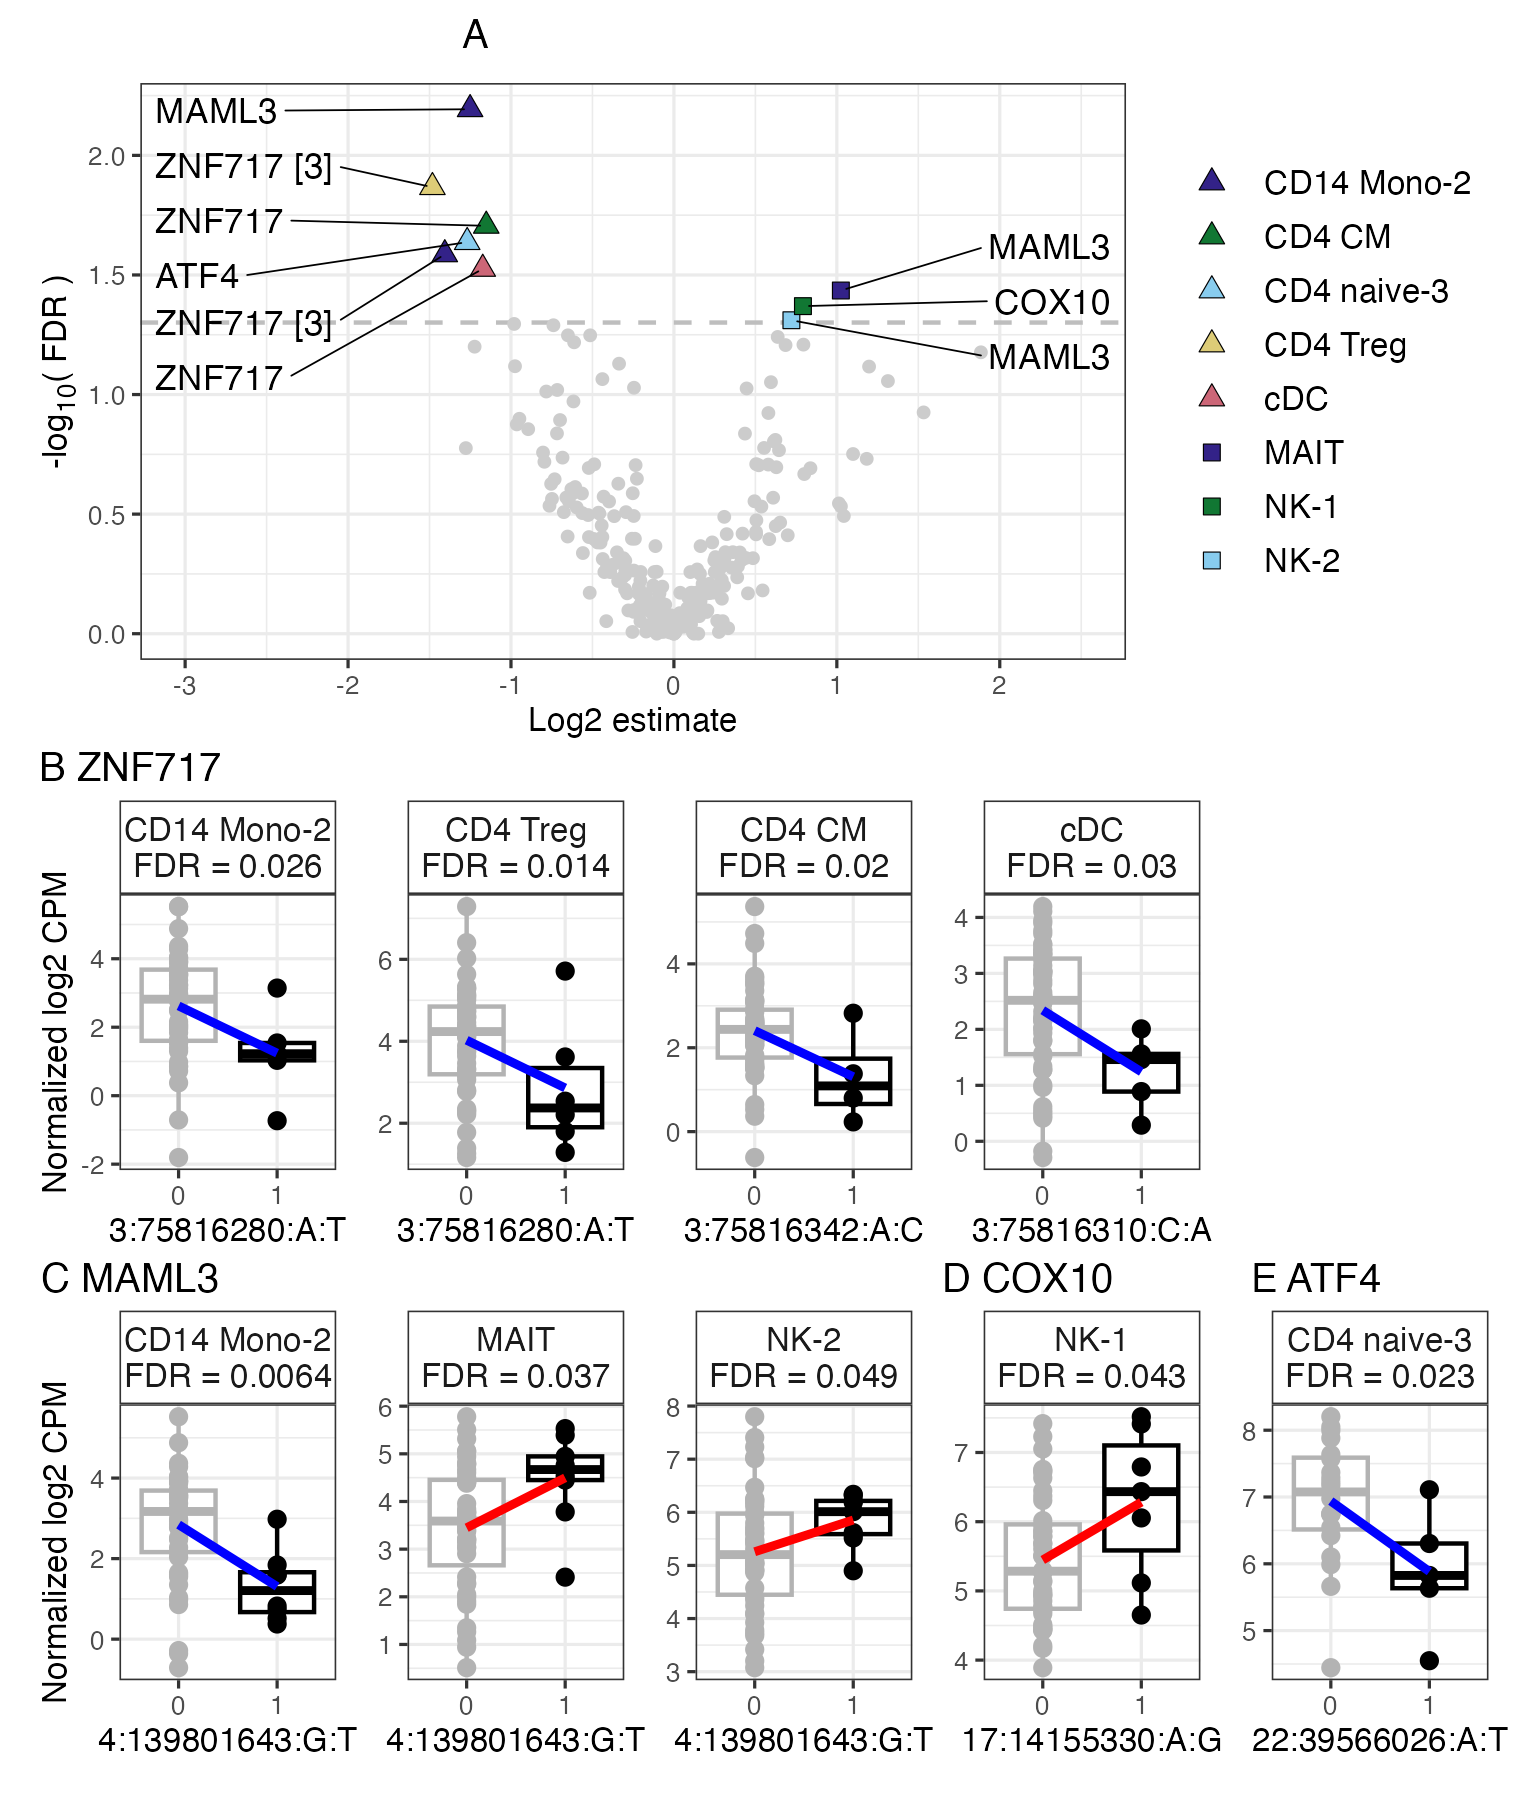

The R source for this figure:
library(tidyverse)
library(limma)
# library(Seurat)
library(ggrepel)
library(ggpp)
library(ggtext)
# library(SNPRelate)
library(patchwork)

#### Data ####
# Model results
attach("../ReporTB_sceQTL/result/sceQTL/sceQTL_df.RData")
model_noCov <- model_noCov %>% 
  filter(variable_group=="SNP" & condition=="media")
signif <- 0.05

# Nice cell names
cell_key <- read_csv("../ReporTB_sceQTL/result/sc_key.csv") %>% 
  mutate(anno_long = gsub("cluster ","",anno_long))

#Format results
model_snp <- model_noCov %>% 
  mutate(anno_short = gsub("_"," ",cell)) %>% 
  left_join(cell_key, by="anno_short") %>% 
  mutate(col.group = ifelse(FDR < signif, anno_short, "NS"),
         col.group = fct_relevel(factor(col.group), "NS", 
                                 after = Inf)) %>% 
  mutate(lab = ifelse(FDR < signif,"Y","N"))

#Total signif combos
model_snp %>% 
  filter(FDR < signif) %>% 
  nrow()
model_snp %>% 
  filter(FDR < signif) %>%
  distinct(genotype, gene) %>% 
  nrow()

model_snp %>% 
  filter(FDR < signif) %>% 
  pull(genotype) %>% unique() %>% length()
model_snp %>% 
  filter(FDR < signif) %>% 
  pull(gene) %>% unique() %>% length()

model_snp2 <- model_snp %>% 
  #collapse multi annos
  group_by(cell, gene, estimate, FDR, col.group, lab) %>% 
  mutate(reps = n(),
         gene_snps = ifelse(
           reps>1, 
           paste0(unique(gene)," [",reps,"]"), 
           unique(gene))) %>% 
  ungroup() %>% 
  distinct(cell, gene, gene_snps, estimate, FDR, col.group, lab)

#### Volcano plot ####
pal <- c("#332288","#117733","#88CCEE","#DDCC77","#CC6677")
col.vec <- c(pal, pal, pal[1:4], "grey80")
shp.vec <- c(rep(24,5), rep(22,5), rep(23,4), 21)
title <- paste0("Cell FDR < ",signif)

p1 <- model_snp2  %>% 
  droplevels() %>% 
  ggplot(aes(x=estimate,y=-log10(FDR))) +
  geom_hline(yintercept = -log10(signif), 
             lty="dashed", color="grey") +
  # geom_vline(xintercept=0, lty="dashed") +
  geom_jitter(data = model_snp2 %>% filter(col.group=="NS"),
              shape=20, color="grey80")+
  geom_jitter(data = model_snp2 %>% filter(col.group!="NS"),
              aes(shape=col.group,
                  fill=col.group), 
              size=2, width=0, height=0, color="black", stroke=0.2)+
  theme_bw(base_size = 8) +
  labs(color=title, shape=title, fill=title,
       x="Log2 estimate",
       y="-log<sub>10</sub>( FDR )") +
  geom_text_repel(data=model_snp2 %>% 
                    filter(lab=="Y" & estimate<0),
                  aes(label = gene_snps), 
                  position = position_nudge_to(x = -3),
                  min.segment.length = 0, size=3,
                  hjust="right", direction = "y",
                  show.legend = FALSE, max.overlaps = Inf,
                  segment.size=0.2) +
  geom_text_repel(data=model_snp2 %>%
                    filter(lab=="Y" & estimate>0),
                  aes(label = gene_snps), 
                  position = position_nudge_to(x = 2.5),
                  min.segment.length = 0, size=3,
                  hjust="left", direction = "y",
                  show.legend = FALSE, max.overlaps = Inf,
                  segment.size=0.2) +
  scale_fill_manual(values=col.vec) +
  scale_color_manual(values=col.vec) +
  scale_shape_manual(values=shp.vec) +
  theme(strip.background = element_rect(fill="white"),
        legend.position = "right",
        legend.spacing.y = unit(-0.3, 'lines'),
        legend.key.spacing.y = unit(-0.3, 'lines'),
        axis.title.y = element_markdown(),
        legend.title = element_blank(),
        legend.text=element_text(size=8))+
  guides(fill=guide_legend(ncol=1, bycol = TRUE),
         shape=guide_legend(ncol=1, bycol = TRUE))

# p1

#### sceQTL ####
#SNP-gene map
map <- read_csv("../ReporTB_sceQTL/result/sceQTL/sceQTL_map.csv")
#SNP data
geno.num <- read_csv("../ReporTB_sceQTL/data_clean/geno.num.subset.csv")
#Single cell RNAseq data
attach("../ReporTB_sceQTL/data_clean/ReporTB_sc_voom.RData")

snpOI <- model_snp %>% 
  filter(FDR<signif) %>% 
  select(gene,cell, genotype)

to_plot <- model_noCov %>% 
  filter(variable_group=="SNP" & condition=="media") %>% 
  inner_join(snpOI)

#### Boxplots ####
to_plot_lvl <- to_plot %>% 
  distinct(cell, genotype, gene) %>% 
  arrange(gene, cell, genotype) %>% 
  # mutate(first="Y")
  # #label right in gene row
  full_join(data.frame(
    cell = c("CD14_Mono-2","CD14_Mono-2"),
    genotype = c("snp.3_75816280_A_T",
                "snp.4_139801643_G_T"),
    gene = c("ZNF717","MAML3"),
    first="Y"))

plot.ls <- list()

for(i in 1:nrow(to_plot_lvl)){
  temp <- to_plot_lvl[i,]
  print(paste(temp$cell,temp$genotype,temp$gene))
  snpSignif <- temp$genotype
  snpNice <- gsub("snp.","",snpSignif)
  snpNice <- gsub("_",":",snpNice)
  cellSignif <- temp$cell
  geneSignif <- temp$gene
  
  geno.temp <- geno.num %>% 
    select(sample_id, all_of(snpNice)) %>% 
    pivot_longer(-sample_id, names_to = "snpID", values_to = "geno")
  
  voom.temp <- get(paste0("voom_", cellSignif))
  e.temp <- as.data.frame(voom.temp$E) %>% 
    rownames_to_column("gene") %>% 
    filter(gene == geneSignif) %>%
    pivot_longer(-gene, names_to = "libID", values_to = "log2CPM") %>% 
    left_join(voom.temp$targets, by="libID") %>% 
    select(sample_id,gene:log2CPM, condition, anno_short) 
  
  fdr.temp <- model_noCov %>% 
    filter(variable_group=="SNP") %>% 
    filter(cell==cellSignif & genotype==snpSignif & gene ==geneSignif) %>% 
    mutate(FDR = signif(FDR, digits=2),
           pval = signif(pval, digits=2)) %>% 
    mutate(fc= ifelse(estimate<0,"down","up")) %>% 
    distinct(genotype, cell, gene, pval, FDR, condition, fc) %>% 
    mutate(snpID = gsub("^snp.","",genotype),
           snpID = gsub("_",":",snpID))  %>% 
    select(snpID,gene,cell, condition, FDR, fc) %>% 
    mutate(anno_short = gsub("_"," ",cell))
  
  plot_dat <- geno.temp %>%
    full_join(e.temp, by="sample_id") %>% 
    left_join(fdr.temp, by=c("snpID","gene","anno_short")) %>% 
    mutate(facet_lab = paste0(anno_short, 
                              "\nFDR = ",FDR))%>% 
    mutate(geno_fct = as.factor(geno)) %>% 
    drop_na(log2CPM)
  
  #merge geno 1 and 2 if dominant model
  #Does not occur for any signif models
  if(any(geno.temp$geno==2)){
    print("CHECK 3 LEVELS")
  #   plot_dat <- plot_dat %>%
  #     mutate(geno_fct = fct_recode(geno_fct, "1 or 2"="1", "1 or 2"="2"))
  }
  
  cellNice <- unique(fdr.temp$anno_short)
  
  line.col <- ifelse(unique(plot_dat$fc)=="down","blue","red")
  
  base_plot <- plot_dat %>% 
    ggplot(aes(x=geno_fct, y=log2CPM, color=geno_fct)) +
    geom_boxplot(outlier.shape = NA) +
    geom_point() +
    geom_smooth(method="lm", aes(x=as.numeric(geno_fct)), 
                formula = 'y ~ x', se=FALSE, color=line.col) +
    theme_bw(base_size = 8) +
    scale_color_manual(values=c("grey70","black")) +
    facet_wrap(~facet_lab)
  
  if(is.na(temp$first)){
    plot.ls[[i]] <- base_plot +
      labs(x=snpNice, y="") +
      theme(strip.background=element_rect(fill="white"), 
            legend.position = "none",
            text=element_text(size=8),
            axis.title.x = element_text(size = 8),
            strip.text.x = element_text(size = 8),
            axis.title.y=element_blank())
  } else{
    plot.ls[[i]] <- base_plot+
      theme(strip.background=element_rect(fill="white"), 
            legend.position = "none",
            text=element_text(size=8),
            axis.title.x = element_text(size = 8),
            axis.title.y = element_text(size = 8),
            strip.text.x = element_text(size = 8)) +
      labs(x=snpNice, y="Normalized log2 CPM")
  }
}

#### Plot all ####
p2 <- 
  #ZNF (6-13) 
  plot.ls[[8]]+plot.ls[[12]]+plot.ls[[9]]+plot.ls[[13]]+plot_spacer()+
  #MAML3
  plot.ls[[3]]+plot.ls[[4]]+plot.ls[[5]]+
  #COX10
  plot.ls[[2]]+
  #ATF4
  plot.ls[[1]] +
  plot_layout(ncol=5) 
# p2

#### Not in main plot ####
#Not lead ZNF SNP
#plot.ls[[6]]+plot.ls[[7]]+
#plot.ls[[10]]+plot.ls[[11]]+

#### Save ######
p <- free(p1)/p2+ 
  plot_layout(heights = c(1,1.2))+
  plot_annotation(tag_levels = list(c("A","B ZNF717","","","",
                                      "C MAML3","","",
                                      "D COX10", "E ATF4"
                                      ))) & 
  theme(plot.tag.position = c(0.3, 1.075),
        plot.margin = margin(10, 5, 5, 5))
# p

ggsave(p, filename="Fig4_sceQTL_media.png",
       width=5.1, height=6)

#### Summary numbers ####
model_snp %>% distinct(genotype,gene) %>% nrow()
model_snp %>% distinct(genotype) %>% nrow()
model_snp %>% distinct(gene) %>% nrow()
# model_snp %>% distinct(condition) %>% nrow()
model_snp %>% distinct(anno_long) %>% nrow()

model_snp %>% filter(FDR<signif)
model_snp %>% filter(FDR<signif) %>% nrow()
model_snp %>% filter(FDR<signif) %>% count(genotype)
model_snp %>% filter(FDR<signif) %>% count(gene)
# model_snp %>% filter(FDR<signif) %>% count(condition)
model_snp %>% filter(FDR<signif) %>% count(anno_long)

